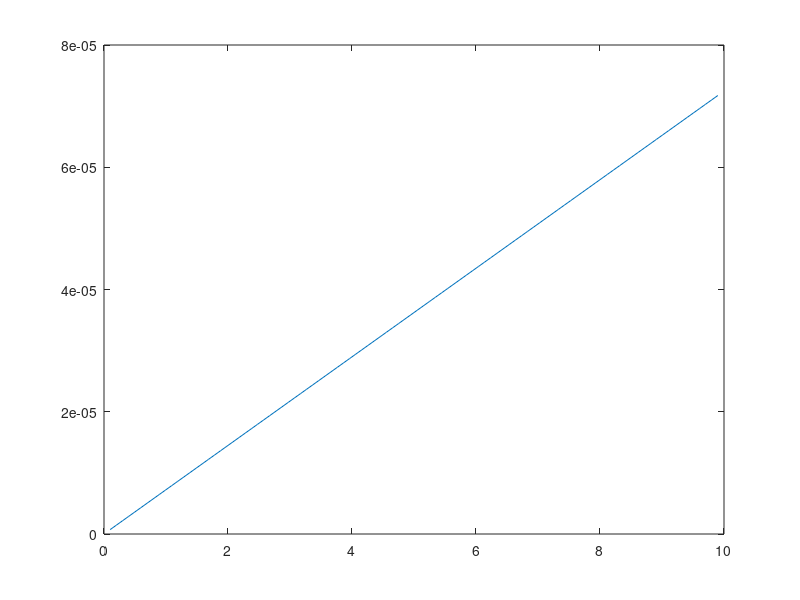

The MATLAB source for this figure:
clear all
close all
clc

L=pi;
N=100;
T=10;
dx=L/(N+1);
dt=T/(N+1);
k=1;
D=0.1;
x=zeros(N,1);
for ii=1:N
    x(ii)=ii*dx;
end

t=zeros(N,1);
for ii=1:N
    t(ii)=ii*dt;
end

u=zeros(N,N+1);
u_0_t=0;
u_L_t=0;
u(:,1)=sin(k*x);
U=zeros(N);
for ii=1:N
    for jj=1:N
        U(ii,jj)=exp(-D*k^2*jj*dt)*sin(k*ii*dx);
    end
end

r=D*dt/dx^2;
A_n=2*(1-r)*eye(N)+r*diag(ones(N-1,1),1)+r*diag(ones(N-1,1),-1);
A_n_1=2*(1+r)*eye(N)-r*diag(ones(N-1,1),1)-r*diag(ones(N-1,1),-1);
for jj=2:N+1
    u(:,jj)=A_n_1\(A_n*u(:,jj-1));
end

u=u(:,2:N+1);

e=abs(U-u)./abs(U);
error=zeros(1,N);
for ii=1:N
    error(ii)=sum(e(:,ii))/N;
end
plot(t',error)
